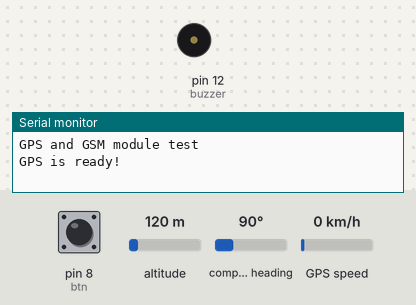
Simulated run of this sketch. Board: Arduino Uno, built with avr-gcc and run on an emulated ATmega328P. On the bench: buzzer (waves = sounding, pin HIGH), the last lines printed to the serial monitor. The test bench sets the inputs (shaded band); at power-on: pin 8 (btn) HIGH, altitude 120 m, compass heading 90°, GPS speed 0 km/h. The GPS gets a fix after 3 s at 37.7749, -122.4194 with 8 satellites; the modem accepts every AT command (registered, SIM ready, sends succeed) and sends nothing else.

Above: at 1.2 s.
1.3 s: pin 8 (btn) pulled LOW for 3.2 s
At 5.1 s:
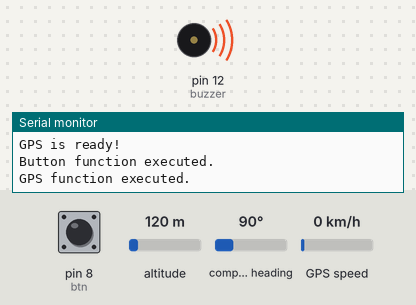
Timing chart, 0 to 12.8 s (numbered marks = the images above; inputs shaded):
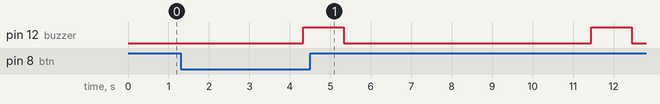

Measured:
- after the input at 1.3 s, pin 12 (buzzer): alternates HIGH for 1.0 s and LOW for 6.1 s, starting after 3.0 s

The sketch:

womenSafety.ino
```cpp
#include <SoftwareSerial.h>
#include <TinyGPS++.h>

// Create a SoftwareSerial object to communicate with the GPS and GSM modules
SoftwareSerial ss(3, 4); // RX, TX for GPS
SoftwareSerial gsmSerial(6, 7); // RX, TX for GSM

String gMap = "http://www.google.com/maps/place/";

// Pin definitions
const int btn = 8;
const int buzzer = 12;

bool check = true;

// Phone number to send the SMS to
char phoneNumber[] = "+91xxxxxxxxxxx"; // ADD THE RECEIVER NUMBER FOR MESSAGE.

// Create a TinyGPSPlus object
TinyGPSPlus gps;

// Variables to store GPS data
double lat = 0.0;
double lng = 0.0;

void setup() {
  // Start the serial communication for debugging
  Serial.begin(9600);

  // Set button pin mode
  pinMode(btn, INPUT_PULLUP);
  pinMode(buzzer, OUTPUT);

  // Debugging message
  Serial.println("GPS and GSM module test");

  // Initialize GPS serial communication
  ss.begin(9600);
}

void loop() {
  // Process GPS data if available
  while(ss.available() > 0) {
    gps.encode(ss.read());
    if(check) {
      Serial.println("GPS is ready!");
      check = false;
    }
  }

  // Check button press
  if(digitalRead(btn) == LOW) {
    // Stop GPS serial communication
    ss.end();

    // Get GPS data and send message
    getGps();

    // Restart GPS serial communication
    ss.begin(9600);

    delay(3000);
    Serial.println("Button function executed.");
  }
}

void getGps() {
  // Check if GPS data is updated
  if (gps.location.isUpdated()) {
    Serial.println("GPS function executed.");
    lat = gps.location.lat(); // Latitude in degrees (double)
    lng = gps.location.lng(); // Longitude in degrees (double)
    alertBuzzer();
    Serial.print("Lat: ");
    Serial.println(lat, 6);
    Serial.print("Lon: ");
    Serial.println(lng, 6);

    // Initialize GSM serial communication
    gsmSerial.begin(9600);
    sendMsg();
    gsmSerial.end();

    alertBuzzer();
  }
}

void sendMsg() {
  // Check if SIM900A is ready
  gsmSerial.println("AT");
  delay(1000);
  if (gsmSerial.available()) {
    String response = gsmSerial.readString();
    if (response.indexOf("OK") != -1) {
      Serial.println("SIM module is ready to transmit!");

      // Set SMS mode to text
      gsmSerial.println("AT+CMGF=1");
      delay(1000);

      // Send SMS command
      gsmSerial.print("AT+CMGS=\"");
      gsmSerial.print(phoneNumber);
      gsmSerial.println("\"");
      delay(1000);

      // Send GPS coordinates
      gsmSerial.print(gMap);
      gsmSerial.print(lat, 6); // 6 digit precision
      gsmSerial.print(",");
      gsmSerial.println(lng, 6); // 6 digit precision
      gsmSerial.write(26); // ASCII code of CTRL+Z
      delay(1000);

      // Read the response from the module
      if (gsmSerial.available()) {
        String sendResponse = gsmSerial.readString();
        if (sendResponse.indexOf("OK") != -1) {
          Serial.println("Message sent successfully");
        } else {
          Serial.println("Failed to send message");
        }
      }
    } else {
      Serial.println("SIM900A not ready");
    }
  } else {
    Serial.println("No response from SIM900A");
  }
}

void alertBuzzer() {
  digitalWrite(buzzer, HIGH);
  delay(1000);
  digitalWrite(buzzer, LOW);
}
```
